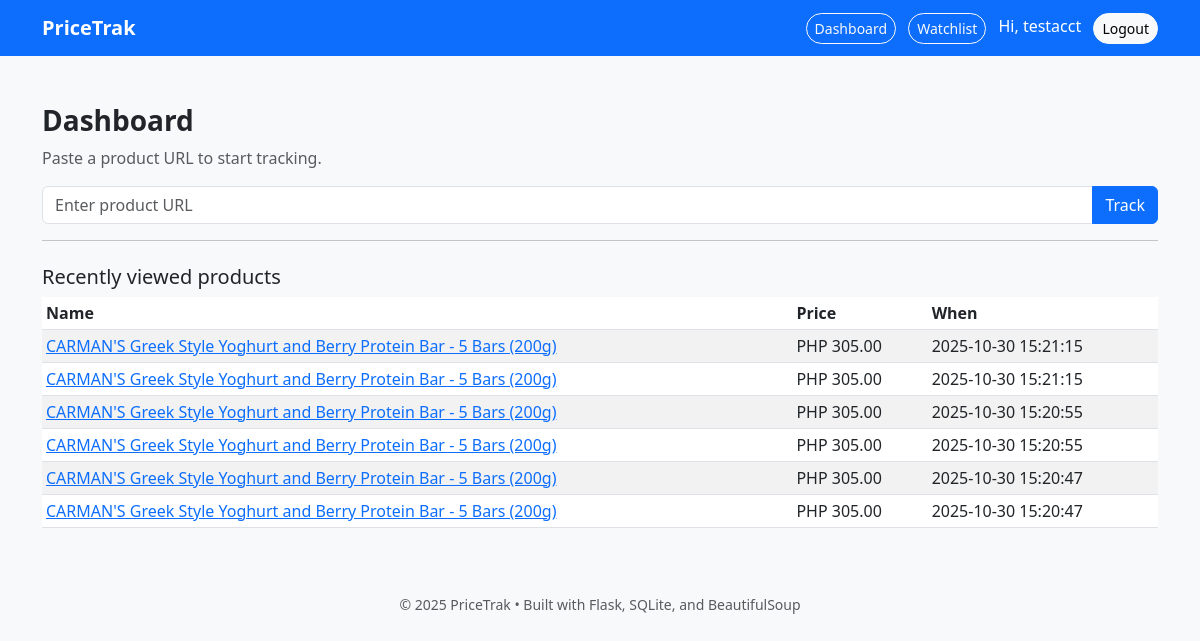
/dashboard (signed in), run on the app's committed database.
### models.py (models this page shows, shortened)
class User(Base):
    __tablename__ = 'users'
    id = Column(Integer, primary_key=True)
    email = Column(String(255), unique=True, nullable=False)
    username = Column(String(100), unique=True, nullable=False)
    password_hash = Column(String(255), nullable=False)
    matrix = Column(Text, nullable=True, default='[]')
    created_at = Column(DateTime, default=datetime.now)
    watchlist_items = relationship('Watchlist', back_populates='user', cascade='all, delete-orphan')
    def get_matrix(self):
        if not self.matrix:
            return []
        try:
            return json.loads(self.matrix)
        except Exception:
            return []

class VisitHistory(Base):
    __tablename__ = 'visit_history'
    id = Column(Integer, primary_key=True)
    user_id = Column(Integer, ForeignKey('users.id'), nullable=False)
    name = Column(String(500), nullable=False)
    url = Column(String(1000), nullable=False)
    price = Column(Float)
    currency = Column(String(10))
    created_at = Column(DateTime, default=datetime.now)
    user = relationship('User', backref='visit_history')

### app.py (the view)
@app.route('/dashboard')
def dashboard():
    db = Session()
    user = current_user(db)
    if not user:
        return redirect(url_for('login_page'))
    visits = db.query(VisitHistory).filter_by(user_id=user.id).order_by(VisitHistory.created_at.desc()).limit(100).all()
    return render_template('dashboard.html', user=user, visits=visits)

### app.py (called while the page is built)
def current_user(db):
    uid = flask_session.get('uid')
    if not uid:
        return None
    user = db.query(User).get(uid)
    try:
        if user is not None and hasattr(user, 'get_matrix'):
            user.matrix_obj = user.get_matrix()
    except Exception:
        user.matrix_obj = None
    return user

### templates/dashboard.html (shortened to what this page needs)
{% extends 'base.html' %}
{% block content %}
  <h3 class="fw-bold">Dashboard</h3>
  <p class="text-muted">Paste a product URL to start tracking.</p>
  <form action="/track" method="POST" class="mt-3">
    <div class="input-group mb-3">
      <input type="url" class="form-control" name="url" placeholder="Enter product URL" required>
      <button class="btn btn-primary" type="submit">Track</button>
    </div>
  </form>
  <hr />
  <h5 class="mt-4">Recently viewed products</h5>
  {% if not visits %}
    <p class="text-muted">No recent views yet. View products to populate this list.</p>
  {% else %}
    <div class="table-responsive">
      <table class="table table-sm table-striped align-middle">
        <thead>
          <tr>
            <th>Name</th>
            <th>Price</th>
            <th>When</th>
          </tr>
        </thead>
        <tbody>
          {% for v in visits %}
            <tr>
              <td><a href="{{ v.url }}">{{ v.name }}</a></td>
              <td>{{ v.currency or '' }} {{ '%.2f'|format(v.price or 0) }}</td>
              <td>{{ v.created_at.strftime('%Y-%m-%d %H:%M:%S') }}</td>
            </tr>
          {% endfor %}
        </tbody>
      </table>
    </div>
  {% endif %}
{% endblock %}

### templates/base.html (shortened to what this page needs)
<!DOCTYPE html>
<html lang="en">
<head>
  <link href="https://cdn.jsdelivr.net/npm/bootstrap@5.3.0/dist/css/bootstrap.min.css" rel="stylesheet">
  <link rel="stylesheet" href="/styles.css">
</head>
<body class="bg-light">
  <nav class="navbar navbar-expand-lg navbar-dark bg-primary">
    <div class="container">
      <a class="navbar-brand fw-bold" href="/">PriceTrak</a>
      <div>
        {% if user %}
          <a class="btn btn-outline-light btn-sm me-2" href="/dashboard">Dashboard</a>
          <a class="btn btn-outline-light btn-sm me-2" href="/watchlist">Watchlist</a>
          <span class="text-white me-2">Hi, {{ user.username }}</span>
          <a class="btn btn-light btn-sm" href="/logout">Logout</a>
        {% else %}
          <a class="btn btn-light btn-sm me-2" href="/login">Login</a>
          <a class="btn btn-outline-light btn-sm" href="/signup">Sign up</a>
        {% endif %}
      </div>
    </div>
  </nav>
  <div class="container mt-5">
    {% block content %}{% endblock %}
    <footer class="mt-5 text-muted text-center">
      <small>&copy; 2025 PriceTrak • Built with Flask, SQLite, and BeautifulSoup</small>
    </footer>
  </div>
</body>
</html>

### styles.css (style rules this page uses)
body { scroll-behavior: smooth; }
.navbar .btn { border-radius: 999px; }

### data on the page
User: username "testacct"
VisitHistory: name "CARMAN'S Greek Style Yoghurt and Berry Protein Bar - 5 Bars (200g)", currency "PHP", price "305.00", created_at "2025-10-30 15:21:15"
VisitHistory: name "CARMAN'S Greek Style Yoghurt and Berry Protein Bar - 5 Bars (200g)", currency "PHP", price "305.00", created_at "2025-10-30 15:21:15"
VisitHistory: name "CARMAN'S Greek Style Yoghurt and Berry Protein Bar - 5 Bars (200g)", currency "PHP", price "305.00", created_at "2025-10-30 15:20:55"
VisitHistory: name "CARMAN'S Greek Style Yoghurt and Berry Protein Bar - 5 Bars (200g)", currency "PHP", price "305.00", created_at "2025-10-30 15:20:55"
VisitHistory: name "CARMAN'S Greek Style Yoghurt and Berry Protein Bar - 5 Bars (200g)", currency "PHP", price "305.00", created_at "2025-10-30 15:20:47"
VisitHistory: name "CARMAN'S Greek Style Yoghurt and Berry Protein Bar - 5 Bars (200g)", currency "PHP", price "305.00", created_at "2025-10-30 15:20:47"
